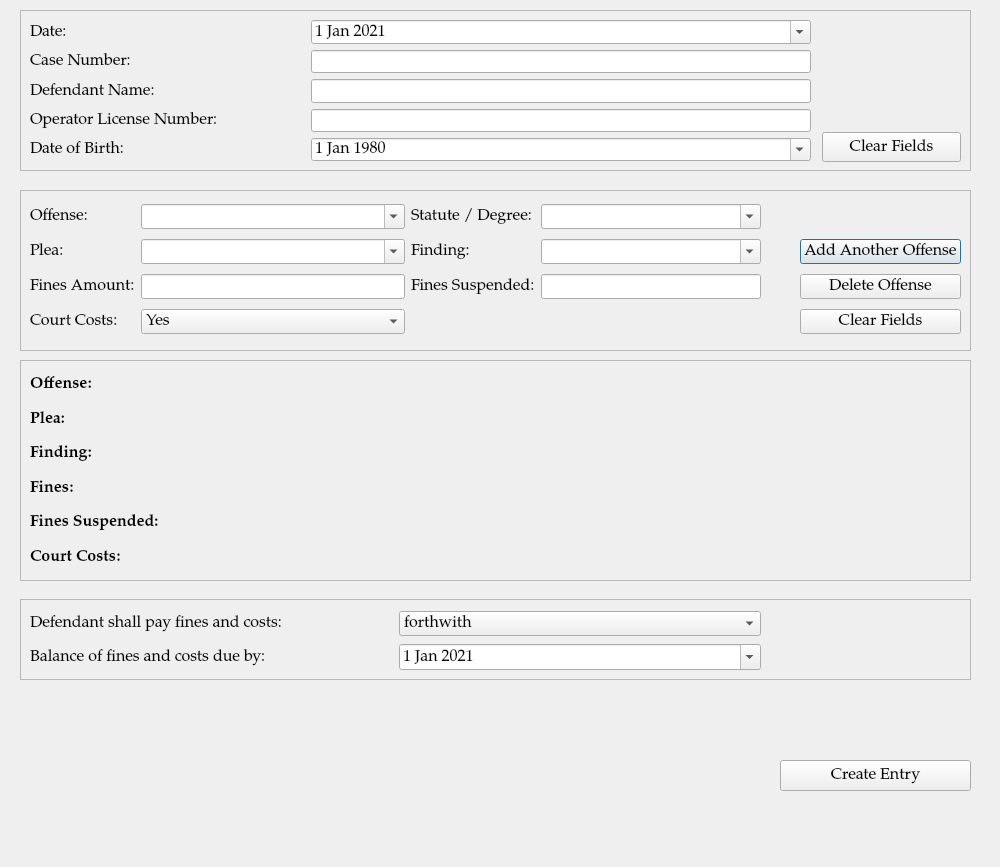
<?xml version="1.0" encoding="UTF-8"?>
<ui version="4.0">
 <class>TrafficCaseInformationDialog</class>
 <widget class="QDialog" name="TrafficCaseInformationDialog">
  <property name="windowModality">
   <enum>Qt::NonModal</enum>
  </property>
  <property name="geometry">
   <rect>
    <x>0</x>
    <y>0</y>
    <width>1000</width>
    <height>867</height>
   </rect>
  </property>
  <property name="minimumSize">
   <size>
    <width>1000</width>
    <height>800</height>
   </size>
  </property>
  <property name="font">
   <font>
    <family>Palatino Linotype</family>
    <pointsize>12</pointsize>
   </font>
  </property>
  <property name="windowTitle">
   <string>Case Information</string>
  </property>
  <property name="toolTip">
   <string/>
  </property>
  <widget class="QFrame" name="frame">
   <property name="geometry">
    <rect>
     <x>20</x>
     <y>190</y>
     <width>951</width>
     <height>161</height>
    </rect>
   </property>
   <property name="frameShape">
    <enum>QFrame::StyledPanel</enum>
   </property>
   <property name="frameShadow">
    <enum>QFrame::Plain</enum>
   </property>
   <property name="lineWidth">
    <number>2</number>
   </property>
   <widget class="QWidget" name="">
    <property name="geometry">
     <rect>
      <x>10</x>
      <y>10</y>
      <width>931</width>
      <height>141</height>
     </rect>
    </property>
    <layout class="QGridLayout" name="gridLayout">
     <item row="0" column="2">
      <widget class="QLabel" name="label_6">
       <property name="text">
        <string>Statute / Degree:</string>
       </property>
      </widget>
     </item>
     <item row="0" column="3">
      <widget class="QComboBox" name="degree_choice_box">
       <property name="editable">
        <bool>true</bool>
       </property>
       <item>
        <property name="text">
         <string/>
        </property>
       </item>
       <item>
        <property name="text">
         <string>M1</string>
        </property>
       </item>
       <item>
        <property name="text">
         <string>M2</string>
        </property>
       </item>
       <item>
        <property name="text">
         <string>M3</string>
        </property>
       </item>
       <item>
        <property name="text">
         <string>M4</string>
        </property>
       </item>
       <item>
        <property name="text">
         <string>MM</string>
        </property>
       </item>
       <item>
        <property name="text">
         <string>UCM</string>
        </property>
       </item>
      </widget>
     </item>
     <item row="1" column="0">
      <widget class="QLabel" name="label_13">
       <property name="text">
        <string>Plea:</string>
       </property>
      </widget>
     </item>
     <item row="1" column="1">
      <widget class="QComboBox" name="plea_choice_box">
       <property name="editable">
        <bool>true</bool>
       </property>
       <item>
        <property name="text">
         <string/>
        </property>
       </item>
       <item>
        <property name="text">
         <string>Not Guilty</string>
        </property>
       </item>
       <item>
        <property name="text">
         <string>No Contest</string>
        </property>
       </item>
       <item>
        <property name="text">
         <string>Guilty</string>
        </property>
       </item>
       <item>
        <property name="text">
         <string>No Plea - Dismissed</string>
        </property>
       </item>
      </widget>
     </item>
     <item row="1" column="2">
      <widget class="QLabel" name="label_12">
       <property name="text">
        <string>Finding:</string>
       </property>
      </widget>
     </item>
     <item row="1" column="3">
      <widget class="QComboBox" name="finding_choice_box">
       <property name="editable">
        <bool>true</bool>
       </property>
       <item>
        <property name="text">
         <string/>
        </property>
       </item>
       <item>
        <property name="text">
         <string>Guilty</string>
        </property>
       </item>
       <item>
        <property name="text">
         <string>Not Guilty</string>
        </property>
       </item>
       <item>
        <property name="text">
         <string>Dismissed</string>
        </property>
       </item>
       <item>
        <property name="text">
         <string>Dismissed with conditions</string>
        </property>
       </item>
      </widget>
     </item>
     <item row="1" column="5">
      <widget class="QPushButton" name="addOffenseButton">
       <property name="text">
        <string>Add Another Offense</string>
       </property>
      </widget>
     </item>
     <item row="0" column="0">
      <widget class="QLabel" name="label_15">
       <property name="text">
        <string>Offense:</string>
       </property>
      </widget>
     </item>
     <item row="0" column="1">
      <widget class="QComboBox" name="offense_choice_box">
       <property name="editable">
        <bool>true</bool>
       </property>
       <item>
        <property name="text">
         <string/>
        </property>
       </item>
       <item>
        <property name="text">
         <string>OVI - R.C. 4511.19(A)(1)(a)</string>
        </property>
       </item>
       <item>
        <property name="text">
         <string>OVI - R.C. 4511.19(A)(1)(b)</string>
        </property>
       </item>
       <item>
        <property name="text">
         <string>Failure to Control - R.C. 4511.202</string>
        </property>
       </item>
      </widget>
     </item>
     <item row="2" column="3">
      <widget class="QLineEdit" name="fines_suspended"/>
     </item>
     <item row="2" column="5">
      <widget class="QPushButton" name="deleteOffenseButton">
       <property name="focusPolicy">
        <enum>Qt::NoFocus</enum>
       </property>
       <property name="text">
        <string>Delete Offense</string>
       </property>
      </widget>
     </item>
     <item row="2" column="1">
      <widget class="QLineEdit" name="fines_amount"/>
     </item>
     <item row="2" column="0">
      <widget class="QLabel" name="label_11">
       <property name="text">
        <string>Fines Amount:</string>
       </property>
      </widget>
     </item>
     <item row="2" column="2">
      <widget class="QLabel" name="label_7">
       <property name="text">
        <string>Fines Suspended:</string>
       </property>
      </widget>
     </item>
     <item row="0" column="4">
      <spacer name="horizontalSpacer">
       <property name="orientation">
        <enum>Qt::Horizontal</enum>
       </property>
       <property name="sizeHint" stdset="0">
        <size>
         <width>40</width>
         <height>20</height>
        </size>
       </property>
      </spacer>
     </item>
     <item row="3" column="0">
      <widget class="QLabel" name="label_8">
       <property name="text">
        <string>Court Costs:</string>
       </property>
      </widget>
     </item>
     <item row="3" column="1">
      <widget class="QComboBox" name="court_costs_box">
       <property name="editable">
        <bool>false</bool>
       </property>
       <item>
        <property name="text">
         <string>Yes</string>
        </property>
       </item>
       <item>
        <property name="text">
         <string>No</string>
        </property>
       </item>
      </widget>
     </item>
     <item row="3" column="5">
      <widget class="QPushButton" name="pushButton_4">
       <property name="focusPolicy">
        <enum>Qt::NoFocus</enum>
       </property>
       <property name="text">
        <string>Clear Fields</string>
       </property>
      </widget>
     </item>
    </layout>
   </widget>
  </widget>
  <widget class="QFrame" name="frame_2">
   <property name="geometry">
    <rect>
     <x>20</x>
     <y>360</y>
     <width>951</width>
     <height>221</height>
    </rect>
   </property>
   <property name="frameShape">
    <enum>QFrame::StyledPanel</enum>
   </property>
   <property name="frameShadow">
    <enum>QFrame::Plain</enum>
   </property>
   <property name="lineWidth">
    <number>2</number>
   </property>
   <widget class="QWidget" name="layoutWidget_2">
    <property name="geometry">
     <rect>
      <x>10</x>
      <y>10</y>
      <width>931</width>
      <height>201</height>
     </rect>
    </property>
    <layout class="QGridLayout" name="charges_gridLayout">
     <item row="0" column="0">
      <widget class="QLabel" name="offense_label_1">
       <property name="font">
        <font>
         <weight>75</weight>
         <bold>true</bold>
        </font>
       </property>
       <property name="text">
        <string>Offense:</string>
       </property>
       <property name="wordWrap">
        <bool>true</bool>
       </property>
      </widget>
     </item>
     <item row="3" column="0">
      <widget class="QLabel" name="label_17">
       <property name="font">
        <font>
         <weight>75</weight>
         <bold>true</bold>
        </font>
       </property>
       <property name="text">
        <string>Fines:</string>
       </property>
      </widget>
     </item>
     <item row="4" column="0">
      <widget class="QLabel" name="label_10">
       <property name="font">
        <font>
         <weight>75</weight>
         <bold>true</bold>
        </font>
       </property>
       <property name="text">
        <string>Fines Suspended:</string>
       </property>
      </widget>
     </item>
     <item row="2" column="0">
      <widget class="QLabel" name="label_14">
       <property name="font">
        <font>
         <weight>75</weight>
         <bold>true</bold>
        </font>
       </property>
       <property name="text">
        <string>Finding:</string>
       </property>
      </widget>
     </item>
     <item row="1" column="0">
      <widget class="QLabel" name="plea_label_1">
       <property name="font">
        <font>
         <weight>75</weight>
         <bold>true</bold>
        </font>
       </property>
       <property name="text">
        <string>Plea:</string>
       </property>
      </widget>
     </item>
     <item row="5" column="0">
      <widget class="QLabel" name="label_16">
       <property name="font">
        <font>
         <weight>75</weight>
         <bold>true</bold>
        </font>
       </property>
       <property name="text">
        <string>Court Costs:</string>
       </property>
      </widget>
     </item>
    </layout>
   </widget>
  </widget>
  <widget class="QFrame" name="frame_3">
   <property name="geometry">
    <rect>
     <x>20</x>
     <y>10</y>
     <width>951</width>
     <height>161</height>
    </rect>
   </property>
   <property name="frameShape">
    <enum>QFrame::StyledPanel</enum>
   </property>
   <property name="frameShadow">
    <enum>QFrame::Plain</enum>
   </property>
   <property name="lineWidth">
    <number>2</number>
   </property>
   <widget class="QWidget" name="layoutWidget">
    <property name="geometry">
     <rect>
      <x>10</x>
      <y>10</y>
      <width>781</width>
      <height>141</height>
     </rect>
    </property>
    <layout class="QGridLayout" name="caseinformation_gridLayout">
     <item row="1" column="0">
      <widget class="QLabel" name="label">
       <property name="text">
        <string>Case Number:</string>
       </property>
      </widget>
     </item>
     <item row="1" column="1">
      <widget class="QLineEdit" name="case_number">
       <property name="maximumSize">
        <size>
         <width>500</width>
         <height>16777215</height>
        </size>
       </property>
      </widget>
     </item>
     <item row="2" column="1">
      <widget class="QLineEdit" name="defendant_name">
       <property name="maximumSize">
        <size>
         <width>500</width>
         <height>16777215</height>
        </size>
       </property>
      </widget>
     </item>
     <item row="2" column="0">
      <widget class="QLabel" name="label_2">
       <property name="text">
        <string>Defendant Name: </string>
       </property>
      </widget>
     </item>
     <item row="3" column="1">
      <widget class="QLineEdit" name="defendant_attorney_name">
       <property name="maximumSize">
        <size>
         <width>500</width>
         <height>16777215</height>
        </size>
       </property>
      </widget>
     </item>
     <item row="3" column="0">
      <widget class="QLabel" name="label_4">
       <property name="toolTip">
        <string/>
       </property>
       <property name="text">
        <string>Operator License Number:</string>
       </property>
      </widget>
     </item>
     <item row="4" column="0">
      <widget class="QLabel" name="label_5">
       <property name="toolTip">
        <string/>
       </property>
       <property name="text">
        <string>Date of Birth:</string>
       </property>
      </widget>
     </item>
     <item row="4" column="1">
      <widget class="QDateEdit" name="dateEdit">
       <property name="dateTime">
        <datetime>
         <hour>0</hour>
         <minute>0</minute>
         <second>0</second>
         <year>1980</year>
         <month>1</month>
         <day>1</day>
        </datetime>
       </property>
       <property name="calendarPopup">
        <bool>true</bool>
       </property>
      </widget>
     </item>
     <item row="0" column="0">
      <widget class="QLabel" name="label_3">
       <property name="text">
        <string>Date:</string>
       </property>
      </widget>
     </item>
     <item row="0" column="1">
      <widget class="QDateEdit" name="plea_trial_date">
       <property name="minimumDate">
        <date>
         <year>2021</year>
         <month>1</month>
         <day>1</day>
        </date>
       </property>
       <property name="calendarPopup">
        <bool>true</bool>
       </property>
       <property name="date">
        <date>
         <year>2021</year>
         <month>1</month>
         <day>1</day>
        </date>
       </property>
      </widget>
     </item>
    </layout>
   </widget>
   <widget class="QPushButton" name="pushButton_2">
    <property name="geometry">
     <rect>
      <x>802</x>
      <y>122</y>
      <width>139</width>
      <height>30</height>
     </rect>
    </property>
    <property name="focusPolicy">
     <enum>Qt::NoFocus</enum>
    </property>
    <property name="text">
     <string>Clear Fields</string>
    </property>
   </widget>
  </widget>
  <widget class="QFrame" name="frame_4">
   <property name="geometry">
    <rect>
     <x>20</x>
     <y>599</y>
     <width>951</width>
     <height>81</height>
    </rect>
   </property>
   <property name="frameShape">
    <enum>QFrame::StyledPanel</enum>
   </property>
   <property name="frameShadow">
    <enum>QFrame::Plain</enum>
   </property>
   <property name="lineWidth">
    <number>2</number>
   </property>
   <widget class="QWidget" name="layoutWidget_3">
    <property name="geometry">
     <rect>
      <x>10</x>
      <y>10</y>
      <width>731</width>
      <height>64</height>
     </rect>
    </property>
    <layout class="QGridLayout" name="gridLayout_2">
     <item row="0" column="0">
      <widget class="QLabel" name="label_9">
       <property name="text">
        <string>Defendant shall pay fines and costs:</string>
       </property>
      </widget>
     </item>
     <item row="0" column="1">
      <widget class="QComboBox" name="ability_to_pay_box">
       <item>
        <property name="text">
         <string>forthwith</string>
        </property>
       </item>
       <item>
        <property name="text">
         <string>within 30 days</string>
        </property>
       </item>
       <item>
        <property name="text">
         <string>within 60 days</string>
        </property>
       </item>
       <item>
        <property name="text">
         <string>within 90 days</string>
        </property>
       </item>
      </widget>
     </item>
     <item row="1" column="0">
      <widget class="QLabel" name="label_18">
       <property name="text">
        <string>Balance of fines and costs due by:</string>
       </property>
      </widget>
     </item>
     <item row="1" column="1">
      <widget class="QDateEdit" name="balance_due_date">
       <property name="dateTime">
        <datetime>
         <hour>0</hour>
         <minute>0</minute>
         <second>0</second>
         <year>2021</year>
         <month>1</month>
         <day>1</day>
        </datetime>
       </property>
       <property name="calendarPopup">
        <bool>true</bool>
       </property>
      </widget>
     </item>
    </layout>
   </widget>
  </widget>
  <widget class="QPushButton" name="createEntryButton">
   <property name="geometry">
    <rect>
     <x>780</x>
     <y>760</y>
     <width>191</width>
     <height>31</height>
    </rect>
   </property>
   <property name="text">
    <string>Create Entry</string>
   </property>
   <property name="autoDefault">
    <bool>false</bool>
   </property>
  </widget>
 </widget>
 <tabstops>
  <tabstop>case_number</tabstop>
  <tabstop>defendant_name</tabstop>
  <tabstop>defendant_attorney_name</tabstop>
  <tabstop>dateEdit</tabstop>
  <tabstop>offense_choice_box</tabstop>
  <tabstop>degree_choice_box</tabstop>
  <tabstop>plea_choice_box</tabstop>
  <tabstop>finding_choice_box</tabstop>
  <tabstop>fines_amount</tabstop>
  <tabstop>fines_suspended</tabstop>
  <tabstop>court_costs_box</tabstop>
  <tabstop>addOffenseButton</tabstop>
  <tabstop>ability_to_pay_box</tabstop>
  <tabstop>plea_trial_date</tabstop>
  <tabstop>createEntryButton</tabstop>
 </tabstops>
 <resources/>
 <connections>
  <connection>
   <sender>pushButton_2</sender>
   <signal>clicked()</signal>
   <receiver>defendant_name</receiver>
   <slot>clear()</slot>
   <hints>
    <hint type="sourcelabel">
     <x>845</x>
     <y>161</y>
    </hint>
    <hint type="destinationlabel">
     <x>452</x>
     <y>82</y>
    </hint>
   </hints>
  </connection>
  <connection>
   <sender>pushButton_2</sender>
   <signal>clicked()</signal>
   <receiver>defendant_attorney_name</receiver>
   <slot>clear()</slot>
   <hints>
    <hint type="sourcelabel">
     <x>845</x>
     <y>147</y>
    </hint>
    <hint type="destinationlabel">
     <x>721</x>
     <y>124</y>
    </hint>
   </hints>
  </connection>
  <connection>
   <sender>pushButton_2</sender>
   <signal>clicked()</signal>
   <receiver>case_number</receiver>
   <slot>clear()</slot>
   <hints>
    <hint type="sourcelabel">
     <x>845</x>
     <y>161</y>
    </hint>
    <hint type="destinationlabel">
     <x>697</x>
     <y>54</y>
    </hint>
   </hints>
  </connection>
  <connection>
   <sender>addOffenseButton</sender>
   <signal>clicked()</signal>
   <receiver>TrafficCaseInformationDialog</receiver>
   <slot>add_offense()</slot>
   <hints>
    <hint type="sourcelabel">
     <x>821</x>
     <y>247</y>
    </hint>
    <hint type="destinationlabel">
     <x>980</x>
     <y>237</y>
    </hint>
   </hints>
  </connection>
  <connection>
   <sender>createEntryButton</sender>
   <signal>released()</signal>
   <receiver>TrafficCaseInformationDialog</receiver>
   <slot>close_window()</slot>
   <hints>
    <hint type="sourcelabel">
     <x>908</x>
     <y>778</y>
    </hint>
    <hint type="destinationlabel">
     <x>927</x>
     <y>787</y>
    </hint>
   </hints>
  </connection>
  <connection>
   <sender>createEntryButton</sender>
   <signal>clicked()</signal>
   <receiver>TrafficCaseInformationDialog</receiver>
   <slot>create_entry()</slot>
   <hints>
    <hint type="sourcelabel">
     <x>837</x>
     <y>778</y>
    </hint>
    <hint type="destinationlabel">
     <x>763</x>
     <y>784</y>
    </hint>
   </hints>
  </connection>
  <connection>
   <sender>createEntryButton</sender>
   <signal>pressed()</signal>
   <receiver>TrafficCaseInformationDialog</receiver>
   <slot>update_case_information()</slot>
   <hints>
    <hint type="sourcelabel">
     <x>877</x>
     <y>762</y>
    </hint>
    <hint type="destinationlabel">
     <x>742</x>
     <y>740</y>
    </hint>
   </hints>
  </connection>
 </connections>
 <slots>
  <slot>create_entry()</slot>
  <slot>continue_dialog()</slot>
  <slot>close_window()</slot>
  <slot>set_dialog()</slot>
  <slot>update_case_information()</slot>
  <slot>ovi_dialog()</slot>
  <slot>sentencing_dialog()</slot>
  <slot>proceed_to_sentencing()</slot>
  <slot>proceed_to_ovi()</slot>
  <slot>add_offense()</slot>
 </slots>
</ui>
